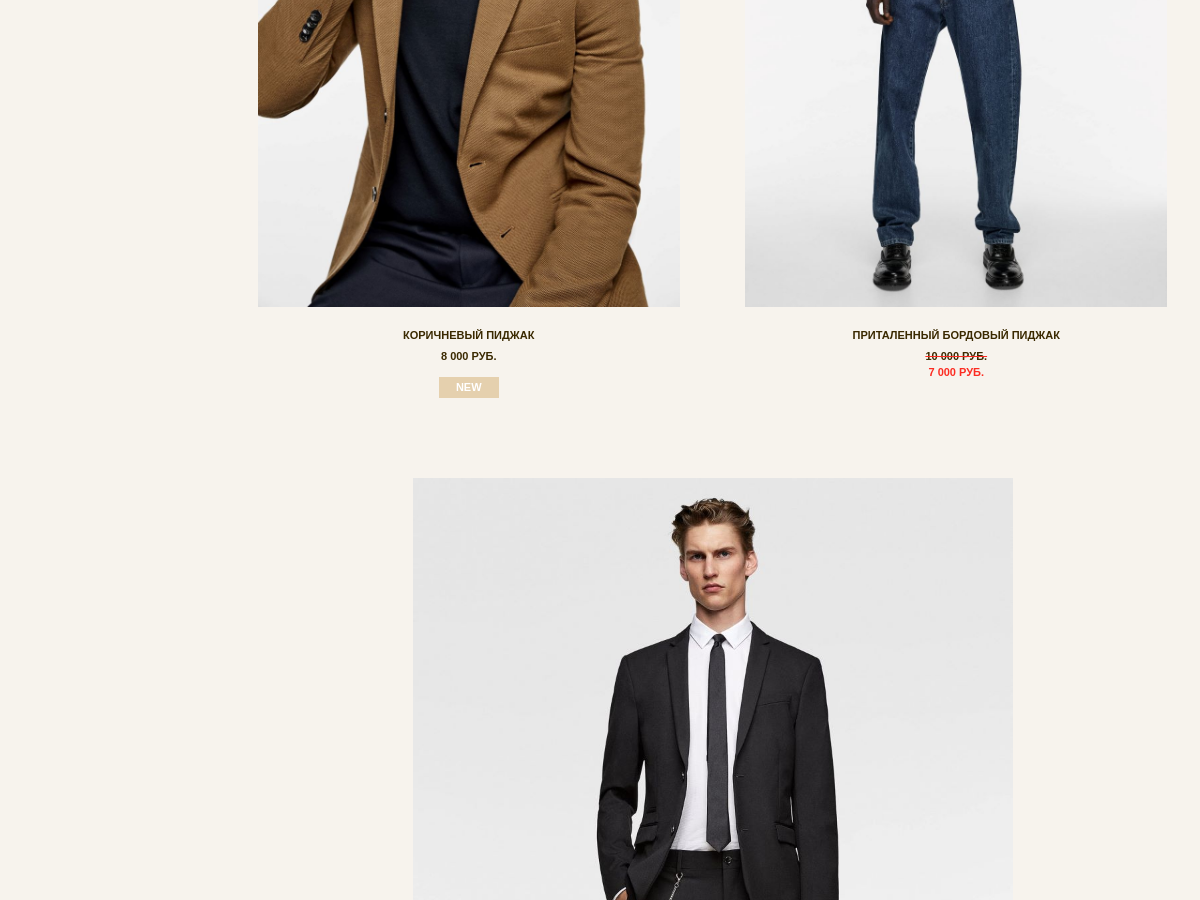
/catalog/2/ (middle part), run on an earlier commit of the app's database.
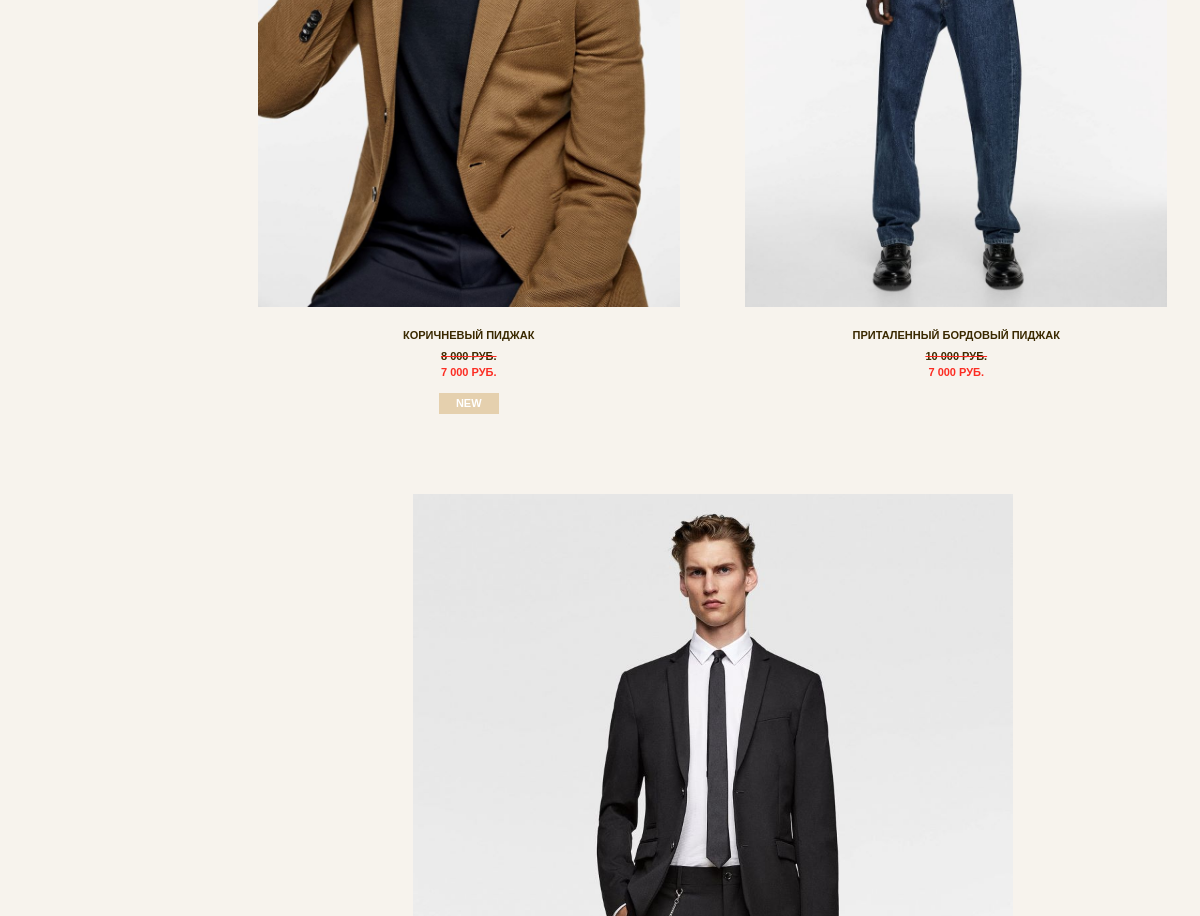
And on a later commit of the database.
### productApp/models.py (models this page shows, shortened)
class Product(models.Model):
    fk_subcatalog = models.ForeignKey(
        Subcatalog, on_delete=models.SET_NULL, related_name='products',
        null=True
    )
    name = models.CharField(max_length=100)
    description = models.TextField(blank=True)
    price = models.PositiveIntegerField(default=0)
    old_price = models.PositiveIntegerField(default=0, blank=True)
    new = models.BooleanField(default=False, blank=True)

class ImageProduct(models.Model):
    fk_product = models.ForeignKey(
        Product, on_delete=models.CASCADE, related_name='images_product')
    image = models.ImageField(
        blank=True, upload_to='imagesProduct')

### catalogApp/views.py (the view)
# urls.py: re_path(r'(?P<subcatalog_id>\d+)/$', views.catalog_list, name='catalog'),
def catalog_list(request, subcatalog_id):
    template = 'catalogApp/catalog.html'
    subcatalog = get_object_or_404(Subcatalog, id=subcatalog_id)
    products = subcatalog.products.all()
    sale = request.GET.getlist('sale', [None])[0]
    new = request.GET.getlist('new', [None])[0]
    sort_price = request.GET.get('sort', False)
    if sale:
        products = products.filter(old_price__gt=0)
    if new:
        products = products.filter(new=True)
    if sort_price:
        if sort_price == 'min_price':
            products = products.order_by('price')
        elif sort_price == 'max_price':
            products = products.order_by('-price')
    context = {
        'subcatalog_name': subcatalog.name,
        'subcatalog_id': subcatalog.id,
        'products': products,
        'sale': sale,
        'new': new,
        'sort_price': sort_price,
    }
    return render(request, template, context)

### accountApp/context_processors.py (called while the page is built)
def get_username(request):
    return {
        'is_auth': auth.get_user(request).is_authenticated,
    }

### main/context_processors.py (called while the page is built)
def get_subcatalog_state(request):
    def get_subcatalog(id_catalog, flag=False):
        arr = []
        clothes = Subcatalog.objects.filter(fk_catalog_id=id_catalog)
        for x in clothes:
            if flag:
                products = Product.objects.filter(fk_subcatalog_id=x, new=True)
            else:
                products = Product.objects.filter(fk_subcatalog_id=x, old_price__gt=0)
            if products:
                arr.append((x.id, x.name))
        return arr
    context = {
        'clothes_sale': get_subcatalog('1'),
        'shoes_sale': get_subcatalog('2'),
        'accessories_sale': get_subcatalog('3'),
        'clothes_new': get_subcatalog('1', True),
        'shoes_new': get_subcatalog('2', True),
        'accessories_new': get_subcatalog('3', True),
    }
    return context

### orderApp/context_processors.py (called while the page is built)
def get_order(request):
    return {
        'order_len': Order(request).__len__(),
    }

### orderApp/order.py (called while the page is built)
    def __len__(self):
        return sum(item['count'] for item in self.order.values())

### productApp/models.py (called while the page is built)
    def __str__(self):
        return str(self.size)

### catalogApp/templates/catalogApp/catalog.html (shortened to what this page needs)
{% extends 'base_template.html' %}
{% load staticfiles %}
{% load humanize %}
{% block style %}
    <link rel='stylesheet' href='{% static 'catalogApp/css/catalog_style.css' %}'>
    <link rel="stylesheet" href="{% static 'orderApp/css/window_done_added_style.css' %}">
{% endblock %}
{% block context %}
    <section class="catalog_list">
        <div class="container">
            <div class="view_catalog">
                <div class="view_tile_catalog">
                    {% if products %}
                        {% for product in products %}
                            <div class="{% cycle 'tile_box_1' 'tile_box_2' 'tile_box_3' %}">
                                <a href="{% url 'productApp:product' product.id %}" class="link_image">
                                    <img src="{{ product.images_product.first.image.url }}" alt="">
                                </a>
                                <a class="link_text">
                                    <h3>{{ product.name }}</h3>
                                    {% if product.old_price %}
                                        <div class="sale">
                                            <h3>{{ product.old_price|intcomma }} руб.</h3>
                                            <h4>{{ product.price|intcomma }} руб.</h4>
                                        </div>
                                    {% else %}
                                        <h3>{{ product.price|intcomma }} руб.</h3>
                                    {% endif %}
                                    {% if product.new %}
                                        <div class="new">
                                            <h5>new</h5>
                                        </div>
                                    {% endif %}
                                </a>
                            </div>
                        {% endfor %}
                    {% else %}
                        <h2>{{ subcatalog_name }} временно отсутствуют.</h2>
                    {% endif %}
                    </div>
                </div>
            </div>
    </section>
{% endblock %}

### templates/base_template.html (shortened to what this page needs)
{% load staticfiles %}
<!DOCTYPE html>
<html lang='ru'>
<head>
	<link rel="stylesheet" href={% static 'css/reset.css' %}>
    <link rel="stylesheet" href="{% static 'css/base_style.css' %}">
    {% block style %}{% endblock %}
</head>
<body>
	{% block context %}{% endblock %}
</body>
</html>

### static/css/base_style.css (style rules this page uses)
body { font-family: "century gothic", sans-serif; color: #3a2900; background-color: #f7f3ed; }
.container { max-width: 1200px; margin: 0 auto; }

### catalogApp/static/catalogApp/css/catalog_style.css (style rules this page uses)
.view_catalog { display: flex; align-items: flex-start; }
.view_tile_catalog { flex: 5; display: grid; grid-template-columns: 1fr 1fr; grid-row-gap: 70px; justify-items: center; align-self: start; justify-content: space-between; }
.tile_box_1, .tile_box_2, .tile_box_3 { text-align: center; background-repeat: no-repeat; background-size: contain; }
.tile_box_1 img, .tile_box_2 img, .tile_box_3 img { width: 100%; }
.tile_box_1 { width: 600px; grid-column: 1/3; }
.tile_box_2, .tile_box_3 { width: 422px; }
.tile_box_1 a, .tile_box_2 a, .tile_box_3 a { display: block; font-size: 11px; font-weight: bold; text-decoration: none; text-transform: uppercase; }
.link_text { padding-top: 20px; color: #3a2900; }
.link_text h3, .link_text h4 { margin-bottom: 10px; }
.sale h3 { text-decoration: #fc2c22 line-through; margin-bottom: 5px; }
.sale h4 { color: #fc2c22; }
.new { padding: 5px 0; background-color: #e5d0ae; width: 60px; text-align: center; margin: 15px auto 10px; font-size: 11px; color: #fff; text-transform: uppercase; }

What changed in the data, as far as the page shows it:
changed Product "КОРИЧНЕВЫЙ ПИДЖАК": old_price (not shown) → "8 000"; price "8 000" → "7 000"
